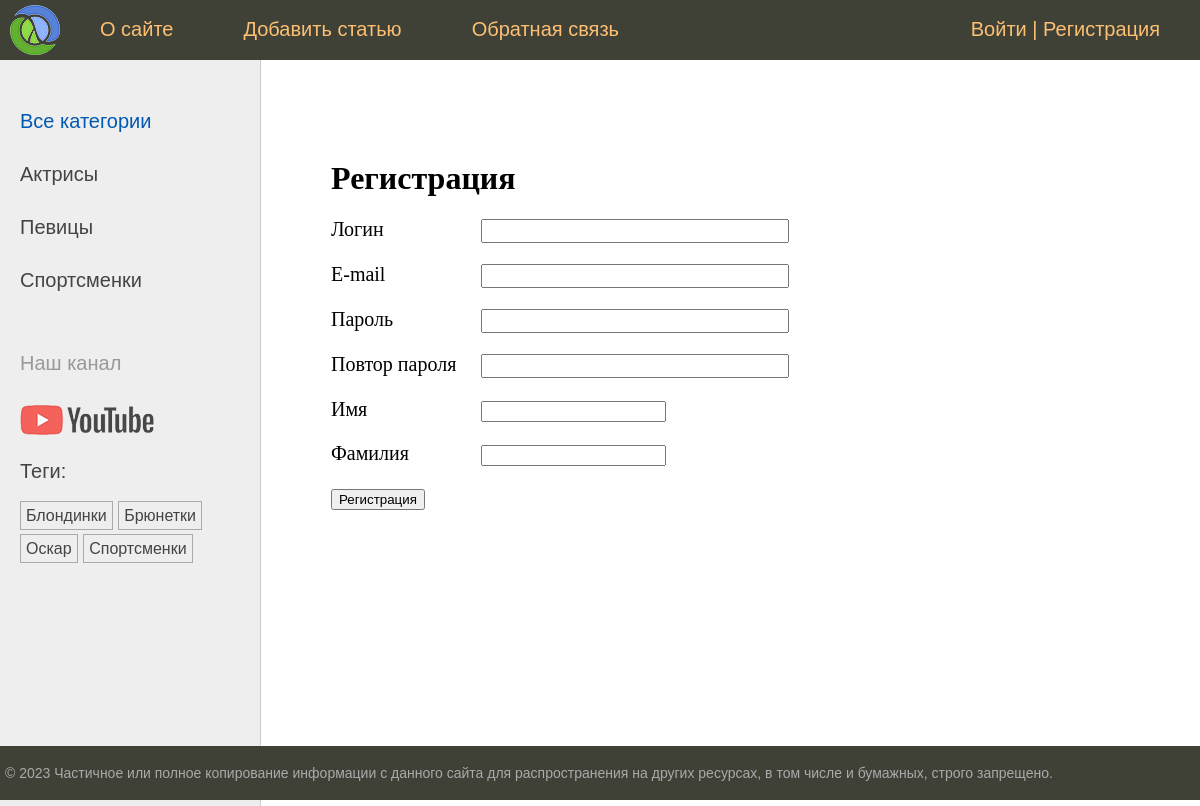
The page /users/register/ on the database its author committed.
### women/models.py (models this page shows, shortened)
class Category(models.Model):
    title = models.CharField('Категория', max_length=255, db_index=True)
    slug = models.SlugField('Ссылка', max_length=255, unique=True, db_index=True)
    class Meta:
        verbose_name = 'Категория'
        verbose_name_plural = 'Категории'
        ordering = ('title',)
    def get_absolute_url(self):
        return reverse('category', kwargs={'category_slug': self.slug})

class TagPost(models.Model):
    tag = models.CharField(max_length=100, verbose_name='Тег', db_index=True)
    slug = models.SlugField(max_length=100, unique=True, db_index=True)
    class Meta:
        verbose_name = 'Тег'
        verbose_name_plural = 'Теги'
    def get_absolute_url(self):
        return reverse('tag', kwargs={'tag_slug': self.slug})

### users/views.py (the view)
# urls.py: path('register/', register, name='register'),
def register(request):
    if request.method == 'POST':
        form = RegisterUserForm(request.POST)
        if form.is_valid():
            user = form.save(commit=False)
            user.set_password(form.cleaned_data['password'])
            user.save()
            return render(request, 'users/register_done.html')
    else:
        form = RegisterUserForm()
    return render(request, 'users/register.html', {'form': form})

### users/forms.py (shortened to what this page needs)
class RegisterUserForm(forms.ModelForm):
    username = forms.CharField(max_length=255, label='Логин', widget=forms.TextInput(attrs={'class': 'form-input', }))
    password = forms.CharField(max_length=255, label='Пароль',
                               widget=forms.PasswordInput(attrs={'class': 'form-input', }))
    password2 = forms.CharField(max_length=255, label='Повтор пароля',
                                widget=forms.PasswordInput(attrs={'class': 'form-input', }))
    email = forms.CharField(max_length=255, label='E-mail', widget=forms.EmailInput(attrs={'class': 'form-input', }))
    class Meta:
        model = get_user_model()
        fields = ['username', 'email', 'password', 'password2', 'first_name', 'last_name']
        labels = {
            'email': 'E-mail',
            'first_name': 'Имя',
            'last_name': 'Фамилия'
        }

### users/context_processors.py (called while the page is built)
def get_women_context(request):
    return {'mainmenu': menu}

### women/templatetags/women_tags.py (called while the page is built)
@register.inclusion_tag('women/list_categories.html')
def show_categories(category_selected=0):
    categories = Category.objects.annotate(total=Count('posts')).filter(total__gt=0)
    return {'categories': categories, 'category_selected': category_selected}

@register.inclusion_tag('women/list_tags.html')
def show_all_tags():
    return {'tags': TagPost.objects.annotate(total=Count('tags')).filter(total__gt=0)}

### users/templates/users/register.html (shortened to what this page needs)
{% extends 'base.html' %}
{% block content %}
	<h1>Регистрация</h1>
    <form action="" method="post" enctype="multipart/form-data">
        {% for f in form %}
            <p><label class="form-label"
                      for="{{ f.id_for_label }}">{{ f.label }}</label>{{ f }}
            </p>
        {% endfor %}
        <button type="submit">Регистрация</button>
    </form>
{% endblock %}

### women/templates/women/list_categories.html
{% for category in categories %}
    {% if category.id == category_selected %}
        <li class="selected">
           {{ category.title }}
        </li>
    {% else %}
        <li>
            <a href="{{ category.get_absolute_url }}">{{ category.title }}</a>
        </li>
    {% endif %}
{% endfor %}

### women/templates/women/list_tags.html
{% if tags %}
    <p>Теги:</p>
    <ul class="tags-list">
        {% for tag in tags %}
            <li>
                <a href="{{ tag.get_absolute_url }}">{{ tag.tag }}</a>
            </li>
        {% endfor %}
    </ul>
{% endif %}

### static/women/css/styles.css (style rules this page uses)
html, body { font-family: 'Arial'; margin: 0; padding: 0; height: 100%; width: 100%; color: #444; }
a { color: #0059b2; text-decoration: none; }
.left-chapters ul { width: 230px; margin: 0; padding: 20px 10px 10px 20px; list-style: none; font-size: 20px; }
.left-chapters ul li { margin: 30px 0 0 0; color: #999; }
.left-chapters ul li a { color: #444; text-decoration: none; }
ul.tags-list { width: 100%; margin: 0; padding: 0; list-style: none; }
ul.tags-list li { margin: 0; padding: 0 0 10px; display: inline-block; }
ul.tags-list li a { padding: 5px; font-size: 16px; border: 1px solid #aaa; }
.content-text h1 { font-size: 32px; }
.form-input { width: 300px; font-size: 16px; }
.form-label { display: inline-block; min-width: 150px; vertical-align: top; }

### rows shown on the page
Category: title "Актрисы"
Category: title "Певицы"
Category: title "Спортсменки"
TagPost: tag "Блондинки"
TagPost: tag "Брюнетки"
TagPost: tag "Оскар"
TagPost: tag "Спортсменки"

### other values the page prints
{{ m.title }} "О сайте" "Добавить статью" "Обратная связь"
{{ f.label }} "Логин" "E-mail" "Пароль" "Повтор пароля" "Имя" "Фамилия"
